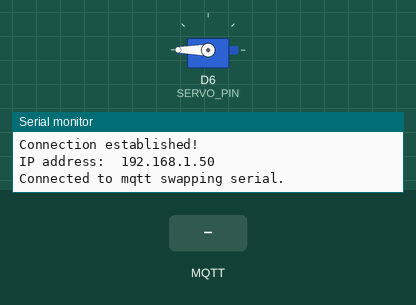
The sketch below on a simulated ESP8266 (NodeMCU). Shown: servo, the last lines printed to the serial monitor. Inputs (shaded band) come from the test bench. WiFi joins after 1.5 s; servers stay silent unless stated; no MQTT or app messages arrive unless stated.

Above: at 2.42 s.
At 3.04 s:
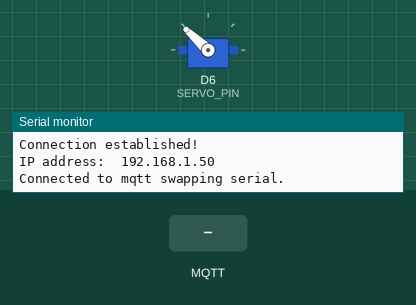
3.3 s: MQTT message "0," arrives on the first subscribed topic
At 3.64 s:
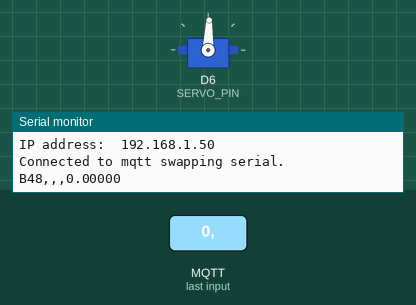
Timing chart, 0 to 12.3 s (numbered marks = the images above; inputs shaded):
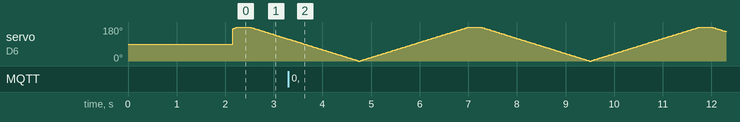

The sketch:

navbot_esp.ino
```cpp
#include <SoftwareSerial.h>
#include <Servo.h>
#include <MPU9250_WE.h>
#include <ESP8266WiFi.h>
#include <PubSubClient.h>

#define SERVO_ROT 190.0
#define SERVO_ROT_DEG_SEC (.75 / 60.0) // sec / 60deg
#define SERVO_PIN D6

#define MEASUREMENT_MSG_LENGTH 50

#define LUNA_TX D0
#define LUNA_RX D5
#define LUNA_DATA_HEADER 0x59

#define ARDUINO_RX D7
#define ARDUINO_TX D8
#define ARDUINO_DATA_HEADER 0x42

typedef struct {
  byte commandId;
  float progress;
  float servoRotation;
  float distanceM;
} Measurement_t;

typedef union MeasurementsPacket {
  Measurement_t measurements[MEASUREMENT_MSG_LENGTH];
  byte byteArray[sizeof(Measurement_t) * MEASUREMENT_MSG_LENGTH];
};

typedef struct {
  byte id;
  char command;
  float val;
} Command_t;

typedef union CommandPacket {
  Command_t command;
  byte byteArray[sizeof(Command_t)];
};

typedef union ProgressPacket {
  float progress;
  byte byteArray[sizeof(progress)];
};

typedef struct MotorProgress {
  byte commandId;
  float progress;
};

MeasurementsPacket measurementsPacket;
CommandPacket commandPacket;
ProgressPacket progressPacket;
MotorProgress motorProgress;
bool serialSwapped = false;


const char* ssid = "navbot wifi";
const char* password = "jellybeans";

SoftwareSerial luna(LUNA_RX, LUNA_TX);
Servo servo;
MPU9250_WE myMPU9250 = MPU9250_WE(0x68);

WiFiClient espClient;
PubSubClient client(espClient);
IPAddress mqttServer(192, 168, 4, 2);

int luna_data[9];
int measurementIndex = 0;

void setup() {
  Serial.begin(9600);
  luna.begin(115200);
  servo.attach(SERVO_PIN, 500, 2500);

  commandPacket.command.id = 0;

  WiFi.begin(ssid, password);

  while (WiFi.status() != WL_CONNECTED) {
    delay(1000);
    Serial.print('.');
  }

  Serial.println();
  Serial.println("Connection established!");
  Serial.print("IP address:\t");
  Serial.println(WiFi.localIP());

  client.setServer(mqttServer, 10000);
  client.setCallback(callback);

  if (!client.setBufferSize(1024)) {
    Serial.println("Could not allocate mqtt buffer size.");
  }

  luna_data[0] = LUNA_DATA_HEADER;
  luna_data[1] = LUNA_DATA_HEADER;
}


void callback(char* topic, byte* payload, unsigned int length) {
  for (int i = 0; i < length; i++) {
    commandPacket.byteArray[i] = payload[i];
  }

  sendArduinoCommand();
}

void sendArduinoCommand() {
  Serial.write(ARDUINO_DATA_HEADER);
  Serial.print(commandPacket.command.id);
  Serial.print(",");
  Serial.print(commandPacket.command.command);
  Serial.print(",");
  Serial.print(commandPacket.command.val, 5);
  Serial.println();
  delay(25);
}

unsigned long lastRequestTimeStamp = 0;
void askControllerCommand() {
  if (millis() - lastRequestTimeStamp > 5000) {
    lastRequestTimeStamp = millis();
    byte boredCommand[2] = {0, commandPacket.command.id};
    client.publish("robots/1", boredCommand, sizeof(boredCommand));
  }
  delay(50);
}


void loop() {
  if (!client.connected()) {
    reconnect();
  }

  client.loop();

  float rotationAtTime = SERVO_ROT - abs(fmod((millis() / 1000.0) / SERVO_ROT_DEG_SEC, 2 * SERVO_ROT) - SERVO_ROT);
  servo.write(rotationAtTime);

  if (Serial.available()) {
    if (Serial.read() == ARDUINO_DATA_HEADER) {
      motorProgress.commandId = Serial.readStringUntil(',').toInt();
      motorProgress.progress = Serial.readStringUntil('\n').toFloat();

      if (motorProgress.commandId != commandPacket.command.id) {
        if (motorProgress.commandId == 200) {
          askControllerCommand();
          return;
        }
        sendArduinoCommand();
      }
    }
  }

  if (luna.available()) {
    if (luna.read() == LUNA_DATA_HEADER) {
      if (luna.read() == LUNA_DATA_HEADER) {

        for (int i = 2; i < 9; i++) { luna_data[i] = luna.read(); }

        int check_sum = luna_data[0] + luna_data[1] + luna_data[2] + luna_data[3] + luna_data[4] + luna_data[5] + luna_data[6] + luna_data[7];

        if (luna_data[8] == (check_sum & 0xff)) {
          int distance_cm = luna_data[2] + luna_data[3] * 256;
          int strength = (luna_data[4] + luna_data[5] * 256) / 65535.0 * 100;
          float temperature = (luna_data[6] + luna_data[7] * 256.0) / 8.0 - 256.0;
          if (distance_cm == 0) return;

          Measurement_t measurement;
          measurement.commandId = commandPacket.command.id;
          measurement.progress = motorProgress.progress;
          measurement.servoRotation = (map(analogRead(A0), 109, 1000, 180, 0) * 71) / 4068.0; // deg to rad
          measurement.distanceM = distance_cm / 100.0f;

          measurementsPacket.measurements[measurementIndex] = measurement;

          measurementIndex++;

          if (measurementIndex == MEASUREMENT_MSG_LENGTH) {
            measurementIndex = 0;
            boolean success = client.publish("sensors/1", measurementsPacket.byteArray, sizeof(measurementsPacket.byteArray));
          }
        }
      }
    }
  }
}

void reconnect() {
  if (serialSwapped) {
    serialSwapped = false;
    Serial.swap();
  }

  while (!client.connected()) {
    if (client.connect("arduinoClient")) {
      if (!serialSwapped) {
        Serial.println("Connected to mqtt swapping serial.");
        delay(100);
        serialSwapped = true;
        Serial.swap();
      }

      client.subscribe("navigation/1/#");
    } else {
      delay(5000);
    }
  }
}
```
